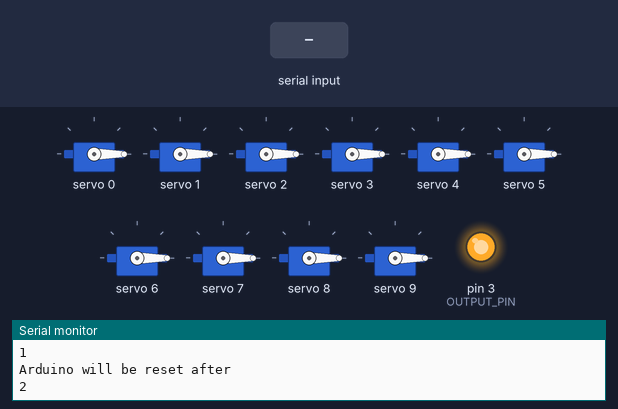
Recording of a sketch running on a simulated Arduino Uno, built with avr-gcc and run on an emulated ATmega328P. Shown: 10 × servo, output pins drawn as LEDs (lit = HIGH), the last lines printed to the serial monitor. The test bench sets the inputs (shaded band).

Above: at 1.3 s.
1.4 s: "L90\n" received over Serial
3.2 s: "1\n" received over Serial
At 3.8 s:
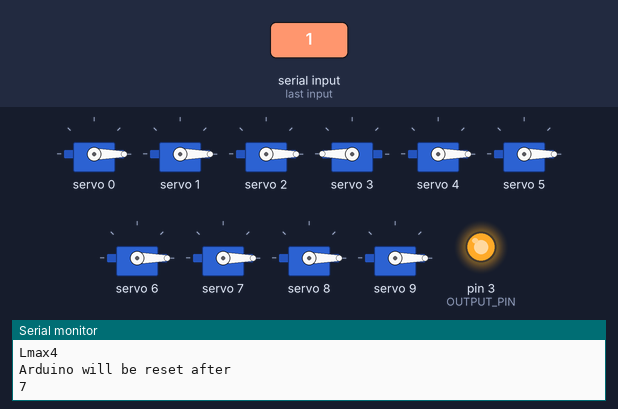
4.8 s: "R90\n" received over Serial
6.3 s: "1,90\n" received over Serial
At 7.7 s:
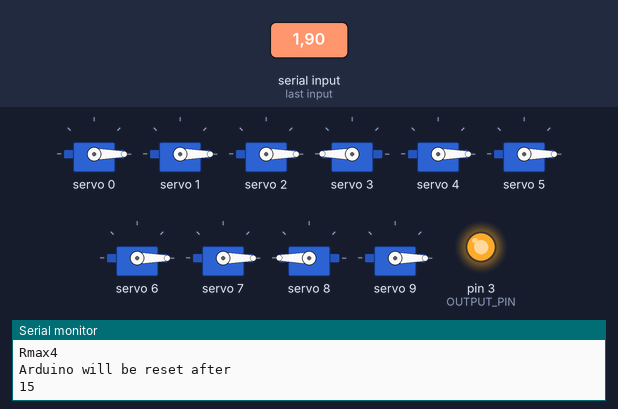
At 11.2 s:
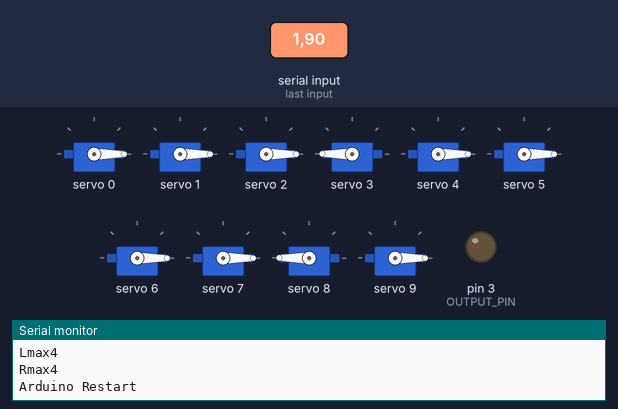
Timing chart, 0 to 12.1 s (numbered marks = the images above; inputs shaded):
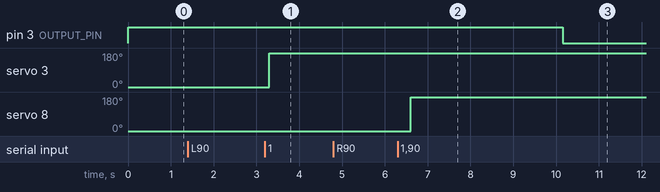

Measured:
- after the input at 3.2 s, servo 3: 0° → 180° after 0.10 s
- after the input at 6.3 s, servo 8: 0° → 180° after 0.30 s

The sketch:

ROBOT_HAND_CONTROL_ARDUINO_MAIN3_restart_both.ino
```cpp
#include <Wire.h>
#include <Adafruit_PWMServoDriver.h>

Adafruit_PWMServoDriver pwm = Adafruit_PWMServoDriver();

#define numOfValsRec 5
#define digitsPerValRec 1

#define numOfValsRec2 5
#define digitsPerValRec2 1

#define SERVOMIN  150 // This is the 'minimum' pulse length count (out of 4096)
#define SERVOMAX  600

const int OUTPUT_PIN = 3;
int count_2 = 0;


int valsRec[numOfValsRec];

int valsRec2[numOfValsRec];

int stringLength = numOfValsRec*digitsPerValRec+1;
int stringLength2 = numOfValsRec2*digitsPerValRec2+1;

int counter = 0;
int counter2 = 0;

bool counterStart = false;
bool counterStart2 = false;

String recieivedString;
String recieivedString2;


void setup() {
  // put your setup code here, to run once:
  Serial.begin(9600);
  digitalWrite(OUTPUT_PIN, HIGH);
  pinMode(OUTPUT_PIN, OUTPUT);
  pwm.begin();
  pwm.setPWMFreq(60);

}
void receieveData(){
  while(Serial.available())
  {
    char c = Serial.read();

    if (c=='L'){
      Serial.println(c);
      counterStart = true;
    }
  if (counterStart){
    if(counter < stringLength){
  recieivedString = String(recieivedString+c);
  counter ++;

  }
  if (counter >=stringLength){
    for(int i = 0; i<numOfValsRec; i++)
    {
      int num = (i*digitsPerValRec)+1;
      valsRec[i] = recieivedString.substring(num,num+digitsPerValRec).toInt();

    }
    recieivedString ="";
    counter = 0;
    counterStart = false;

 }
}

if (c=='R'){
      Serial.println(c);
      counterStart2 = true;
    }
  if (counterStart2){
    if(counter2 < stringLength2){
  recieivedString2 = String(recieivedString2+c);
  counter2 ++;

  }
  if (counter2 >=stringLength2){
    for(int i2 = 0; i2<numOfValsRec2; i2++)
    {
      int num2 = (i2*digitsPerValRec2)+1;
      valsRec2[i2] = recieivedString2.substring(num2,num2+digitsPerValRec2).toInt();

    }
    recieivedString2 ="";
    counter2 = 0;
    counterStart2 = false;

 }
}


}
}
void loop() {
 Serial.println("Arduino will be reset after");
  Serial.println(count_2);

delay(250);
receieveData();
if (valsRec[0] == 1){pwm.setPWM(0, 0, 600);
Serial.println("Lmax1");

count_2 ++;
}
else(pwm.setPWM(0, 0, 100));

if (valsRec[1] == 1){pwm.setPWM(1, 0, 600);
Serial.println("Lmax2");
}
else(pwm.setPWM(1, 0, 100));
if (valsRec[2] == 1){pwm.setPWM(2, 0, 600);
Serial.println("Lmax3");

}
else(pwm.setPWM(2, 0, 100));
if (valsRec[3] ==1){pwm.setPWM(3, 0, 600);
Serial.println("Lmax4");

}
else(pwm.setPWM(3, 0, 100));
if (valsRec[4] ==1){pwm.setPWM(4, 0, 600);
Serial.println("Lmax5");

}
else{(pwm.setPWM(4, 0, 100));
delay(250);
count_2 ++;
}

if (valsRec2[0] == 1){pwm.setPWM(5, 0, 600);
Serial.println("Rmax1");

count_2 ++;
}
else(pwm.setPWM(5, 0, 100));

if (valsRec2[1] == 1){pwm.setPWM(6, 0, 600);
Serial.println("Rmax2");
}
else(pwm.setPWM(6, 0, 100));
if (valsRec2[2] == 1){pwm.setPWM(7, 0, 600);
Serial.println("Rmax3");

}
else(pwm.setPWM(7, 0, 100));
if (valsRec2[3] ==1){pwm.setPWM(8, 0, 600);
Serial.println("Rmax4");

}
else(pwm.setPWM(8, 0, 100));
if (valsRec2[4] ==1){pwm.setPWM(9, 0, 600);
Serial.println("Rmax5");

}
else{(pwm.setPWM(9, 0, 100));


if (count_2 >=20){
    Serial.println("Arduino Restart");
  digitalWrite(OUTPUT_PIN, LOW);
  delay(500);
}
}
}
```
